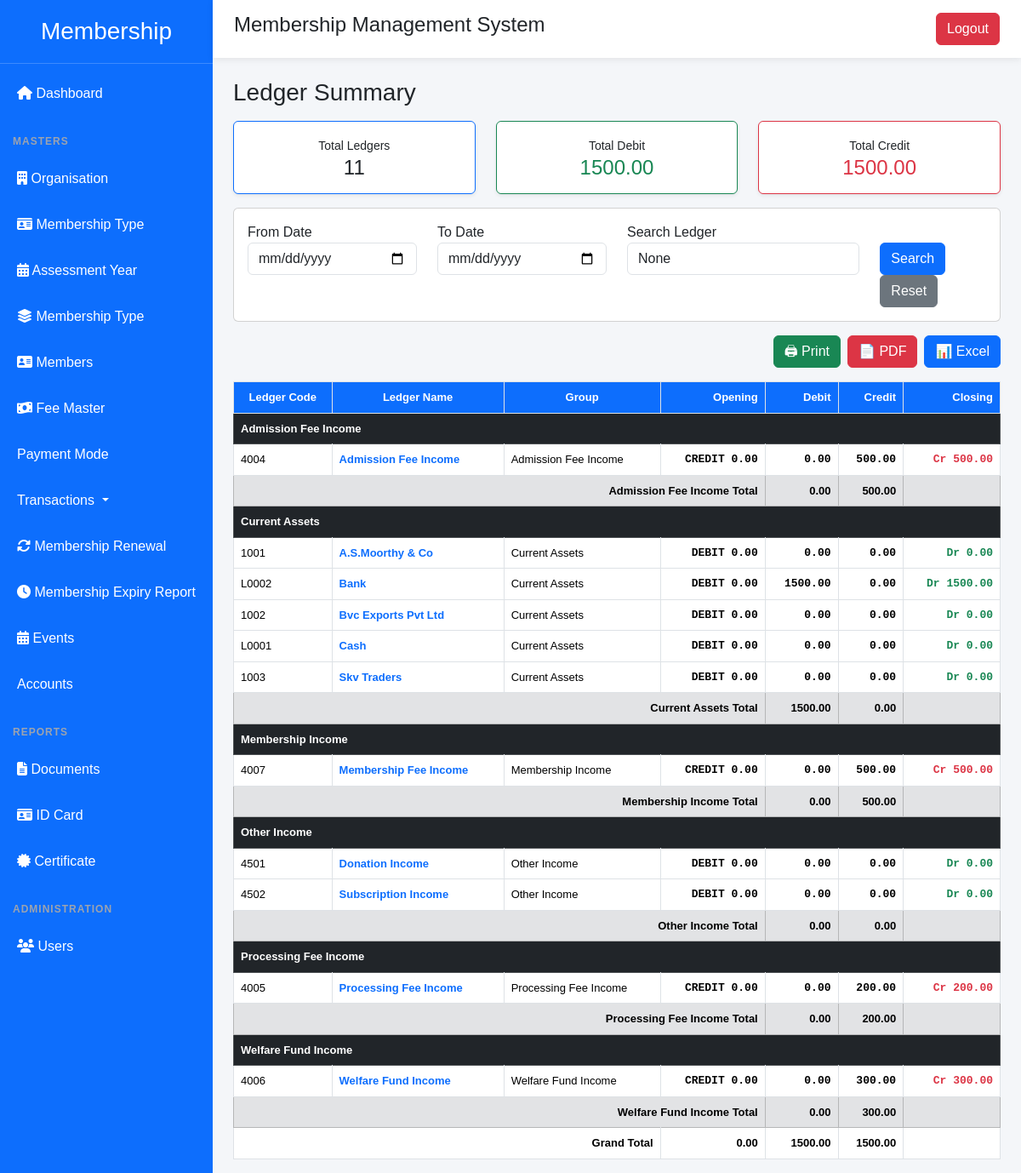
Screenshot of /ledger-summary/ (signed in) with the database file from the repository.
### membership/models.py (models this page shows, shortened)
class AccountGroup(models.Model):
    GROUP_TYPES = (
        ("ASSET", "Asset"),
        ("LIABILITY", "Liability"),
        ("DIRECT_INCOME", "Direct Income"),
        ("INDIRECT_INCOME", "Indirect Income"),
        ("DIRECT_EXPENSE", "Direct Expense"),
        ("INDIRECT_EXPENSE", "Indirect Expense"),
    )
    name = models.CharField(
        max_length=100,
        unique=True
    )
    parent = models.ForeignKey(
        "self",
        on_delete=models.PROTECT,
        null=True,
        blank=True,
        related_name="children"
    )
    nature = models.CharField(
        max_length=20,
        choices=GROUP_TYPES
    )
    display_order = models.PositiveIntegerField(
        default=0
    )
    is_system = models.BooleanField(
        default=False
    )
    is_active = models.BooleanField(
        default=True
    )
    created_at = models.DateTimeField(
        auto_now_add=True
    )
    updated_at = models.DateTimeField(
        auto_now=True
    )
    code_prefix = models.PositiveIntegerField(
    unique=True,
    null=True,
    blank=True
)
    class Meta:
        ordering = ["display_order", "name"]
        verbose_name = "Account Group"
        verbose_name_plural = "Account Groups"

class Ledger(models.Model):
    OPENING_TYPE = (
        ("DEBIT", "Debit"),
        ("CREDIT", "Credit"),
    )
    ledger_code = models.CharField(
        max_length=20,
        unique=True
    )
    ledger_name = models.CharField(
        max_length=100,
        unique=True
    )
    group = models.ForeignKey(
        AccountGroup,
        on_delete=models.PROTECT,
        related_name="ledgers"
    )
    opening_balance = models.DecimalField(
        max_digits=12,
        decimal_places=2,
        default=0
    )
    opening_type = models.CharField(
        max_length=10,
        choices=OPENING_TYPE,
        default="DEBIT"
    )
    remarks = models.TextField(
        blank=True
    )
    is_system = models.BooleanField(
        default=False
    )
    is_active = models.BooleanField(
        default=True
    )
    created_at = models.DateTimeField(
        auto_now_add=True
    )
    updated_at = models.DateTimeField(
        auto_now=True
    )
    class Meta:
        ordering = ["ledger_code"]

### membership/views.py (the view, shortened to what this page needs)
@login_required
def ledger_summary(request):
    from_date = request.GET.get("from_date")
    to_date = request.GET.get("to_date")
    search = request.GET.get("search")
    ledgers = (
        Ledger.objects
        .select_related("group")
    )
    if search:
        ledgers = ledgers.filter(
            Q(ledger_name__icontains=search) |
            Q(ledger_code__icontains=search) |
            Q(group__name__icontains=search)
        )
    ledgers = ledgers.order_by(
        "group__name",
        "ledger_name"
    )
    rows = []
    grand_opening = Decimal("0.00")
    grand_debit = Decimal("0.00")
    grand_credit = Decimal("0.00")
    for ledger in ledgers:
        debit_entries = VoucherEntry.objects.filter(
                            ledger=ledger,
                            voucher__status="ACTIVE"
                        )
        credit_entries = VoucherEntry.objects.filter(
                                ledger=ledger,
                                voucher__status="ACTIVE"
                            )
        debit = debit_entries.aggregate(
            total=Sum("debit")
        )["total"] or Decimal("0.00")
        credit = credit_entries.aggregate(
            total=Sum("credit")
        )["total"] or Decimal("0.00")
        opening = ledger.opening_balance or Decimal("0.00")
        balance = opening
        if ledger.opening_type.upper() in ["CR", "CREDIT"]:
            balance *= -1
        balance += debit
        balance -= credit
        rows.append({
            "ledger": ledger,
            "opening": opening,
            "opening_type": ledger.opening_type,
            "debit": debit,
            "credit": credit,
            "closing": abs(balance),
            "closing_type": "Dr" if balance >= 0 else "Cr",
        })
        grand_opening += opening
        grand_debit += debit
        grand_credit += credit
    grouped_rows = OrderedDict()
    for row in rows:
        group_name = row["ledger"].group.name
        if group_name not in grouped_rows:
            grouped_rows[group_name] = {
                "rows": [],
                "debit": Decimal("0.00"),
                "credit": Decimal("0.00"),
            }
        grouped_rows[group_name]["rows"].append(row)
        grouped_rows[group_name]["debit"] += row["debit"]
        grouped_rows[group_name]["credit"] += row["credit"]
    context = {
        "grouped_rows": grouped_rows,
        "ledgers_count": len(rows),
        "grand_opening": grand_opening,
        "grand_debit": grand_debit,
        "grand_credit": grand_credit,
        "from_date": from_date,
        "to_date": to_date,
        "search": search,
    }
    return render(
        request,
        "membership/account/ledger_summary.html",
        context,
    )

### membership/templates/membership/account/ledger_summary.html (shortened to what this page needs)
{% extends "membership/base.html" %}
{% block content %}
<div class="container-fluid">
<h3 class="mb-3">
Ledger Summary
</h3>
<div class="row mb-3">
<div class="col-md-4">
<div class="card border-primary shadow-sm">
<div class="card-body text-center">
<small>Total Ledgers</small>
<h4>{{ ledgers_count }}</h4>
</div>
</div>
</div>
<div class="col-md-4">
<div class="card border-success shadow-sm">
<div class="card-body text-center">
<small>Total Debit</small>
<h4 class="text-success">
{{ grand_debit|floatformat:2 }}
</h4>
</div>
</div>
</div>
<div class="col-md-4">
<div class="card border-danger shadow-sm">
<div class="card-body text-center">
<small>Total Credit</small>
<h4 class="text-danger">
{{ grand_credit|floatformat:2 }}
</h4>
</div>
</div>
</div>
</div>
<div class="card mb-3">
<div class="card-body">
<form method="get">
<div class="row">
<div class="col-md-3">
<label>From Date</label>
<input
    type="date"
    name="from_date"
    class="form-control"
    value="{{ from_date }}">
</div>
<div class="col-md-3">
<label>To Date</label>
<input
    type="date"
    name="to_date"
    class="form-control"
    value="{{ to_date }}">
</div>
<div class="col-md-4">
<label>Search Ledger</label>
<input
    type="text"
    name="search"
    class="form-control"
    placeholder="Ledger Name"
    value="{{ search }}">
</div>
<div class="col-md-2 pt-4">
<button class="btn btn-primary">
Search
</button>
<a href="{% url 'ledger_summary' %}"
class="btn btn-secondary">
Reset
</a>
</div>
</div>
</form>
</div>
</div>
<div class="d-flex justify-content-end gap-2 mb-3">
<button
    onclick="window.print()"
    class="btn btn-success">
🖨 Print
</button>
<a href=""
class="btn btn-danger">
📄 PDF
</a>
<a href=""
class="btn btn-primary">
📊 Excel
</a>
</div>
<table class="table table-bordered table-hover summary-table">
<thead>
<tr>
<th>Ledger Code</th>
<th>Ledger Name</th>
<th>Group</th>
<th class="text-end">Opening</th>
<th class="text-end">Debit</th>
<th class="text-end">Credit</th>
<th class="text-end">Closing</th>
</tr>
</thead>
<tbody>
{% for group_name, group in grouped_rows.items %}
<tr class="table-dark">
    <td colspan="7">
        <strong>{{ group_name }}</strong>
    </td>
</tr>
{% for r in group.rows %}
<tr>
    <td>{{ r.ledger.ledger_code }}</td>
    <td>
        <a href="{% url 'ledger_book' r.ledger.id %}"
           class="text-decoration-none fw-bold">
            {{ r.ledger.ledger_name }}
        </a>
    </td>
    <td>{{ r.ledger.group.name }}</td>
    <td class="amount">
        {{ r.opening_type }}
        {{ r.opening|floatformat:2 }}
    </td>
    <td class="amount dr">
        {{ r.debit|floatformat:2 }}
    </td>
    <td class="amount cr">
        {{ r.credit|floatformat:2 }}
    </td>
    <td class="amount">
        {% if r.closing_type == "Dr" %}
            <span class="dr">
                {{ r.closing_type }}
                {{ r.closing|floatformat:2 }}
            </span>
        {% else %}
            <span class="cr">
                {{ r.closing_type }}
                {{ r.closing|floatformat:2 }}
            </span>
        {% endif %}
    </td>
</tr>
{% endfor %}
<tr class="table-secondary">
    <td colspan="4" class="text-end">
        <strong>{{ group_name }} Total</strong>
    </td>
    <td class="text-end">
        <strong>{{ group.debit|floatformat:2 }}</strong>
    </td>
    <td class="text-end">
        <strong>{{ group.credit|floatformat:2 }}</strong>
    </td>
    <td></td>
</tr>
{% empty %}
<tr>
    <td colspan="7" class="text-center">
        No Ledgers Found
    </td>
</tr>
{% endfor %}
<tr class="total-row">
    <td colspan="3" class="text-end">
        <strong>Grand Total</strong>
    </td>
    <td class="text-end">
        <strong>{{ grand_opening|floatformat:2 }}</strong>
    </td>
    <td class="text-end">
        <strong>{{ grand_debit|floatformat:2 }}</strong>
    </td>
    <td class="text-end">
        <strong>{{ grand_credit|floatformat:2 }}</strong>
    </td>
    <td></td>
</tr>
</tbody>
</table>
</div>
{% endblock %}

### membership/static/membership/css/style.css (style rules this page uses)
body { margin:0; font-family:Arial, Helvetica, sans-serif; background:#f4f6f9; }

### membership/templates/membership/account/ledger_summary.html (style rules this page uses)
.summary-table { font-size:13px; }
.summary-table thead th { background:#0d6efd; color:#fff; text-align:center; white-space:nowrap; }
.summary-table td { vertical-align:middle; }
.amount { text-align:right; font-family:Consolas, monospace; font-weight:bold; }
.dr { color:#198754; }
.cr { color:#dc3545; }
.total-row { background:#e7f5ff; font-weight:bold; }
.card h4 { margin:0; }

### rows the page displays
AccountGroup: grouped_rows "Admission Fee Income", grouped_rows "Admission Fee Income"
Ledger: ledger.ledger_code "4004", ledger.ledger_name "Admission Fee Income", ledger.group.name "Admission Fee Income", opening_type "CREDIT", opening "0.00", debit "0.00", credit "500.00", closing_type "Cr", closing "500.00"
AccountGroup: grouped_rows "Current Assets", grouped_rows "Current Assets"
Ledger: ledger.ledger_code "1001", ledger.ledger_name "A.S.Moorthy & Co", ledger.group.name "Current Assets", opening_type "DEBIT", opening "0.00", debit "0.00", credit "0.00", closing_type "Dr", closing "0.00"
Ledger: ledger.ledger_code "L0002", ledger.ledger_name "Bank", ledger.group.name "Current Assets", opening_type "DEBIT", opening "0.00", debit "1500.00", credit "0.00", closing_type "Dr", closing "1500.00"
Ledger: ledger.ledger_code "1002", ledger.ledger_name "Bvc Exports Pvt Ltd", ledger.group.name "Current Assets", opening_type "DEBIT", opening "0.00", debit "0.00", credit "0.00", closing_type "Dr", closing "0.00"
Ledger: ledger.ledger_code "L0001", ledger.ledger_name "Cash", ledger.group.name "Current Assets", opening_type "DEBIT", opening "0.00", debit "0.00", credit "0.00", closing_type "Dr", closing "0.00"
Ledger: ledger.ledger_code "1003", ledger.ledger_name "Skv Traders", ledger.group.name "Current Assets", opening_type "DEBIT", opening "0.00", debit "0.00", credit "0.00", closing_type "Dr", closing "0.00"
AccountGroup: grouped_rows "Membership Income", grouped_rows "Membership Income"
Ledger: ledger.ledger_code "4007", ledger.ledger_name "Membership Fee Income", ledger.group.name "Membership Income", opening_type "CREDIT", opening "0.00", debit "0.00", credit "500.00", closing_type "Cr", closing "500.00"
AccountGroup: grouped_rows "Other Income", grouped_rows "Other Income"
Ledger: ledger.ledger_code "4501", ledger.ledger_name "Donation Income", ledger.group.name "Other Income", opening_type "DEBIT", opening "0.00", debit "0.00", credit "0.00", closing_type "Dr", closing "0.00"
Ledger: ledger.ledger_code "4502", ledger.ledger_name "Subscription Income", ledger.group.name "Other Income", opening_type "DEBIT", opening "0.00", debit "0.00", credit "0.00", closing_type "Dr", closing "0.00"
AccountGroup: grouped_rows "Processing Fee Income", grouped_rows "Processing Fee Income"
Ledger: ledger.ledger_code "4005", ledger.ledger_name "Processing Fee Income", ledger.group.name "Processing Fee Income", opening_type "CREDIT", opening "0.00", debit "0.00", credit "200.00", closing_type "Cr", closing "200.00"
AccountGroup: grouped_rows "Welfare Fund Income", grouped_rows "Welfare Fund Income"
Ledger: ledger.ledger_code "4006", ledger.ledger_name "Welfare Fund Income", ledger.group.name "Welfare Fund Income", opening_type "CREDIT", opening "0.00", debit "0.00", credit "300.00", closing_type "Cr", closing "300.00"

### other values shown
{{ ledgers_count }} "11"
{{ grand_debit|floatformat:2 }} "1500.00"
{{ grand_credit|floatformat:2 }} "1500.00"
{{ group.debit|floatformat:2 }} "0.00" "1500.00" "0.00" "0.00" "0.00" "0.00"
{{ group.credit|floatformat:2 }} "500.00" "0.00" "500.00" "0.00" "200.00" "300.00"
{{ grand_opening|floatformat:2 }} "0.00"
